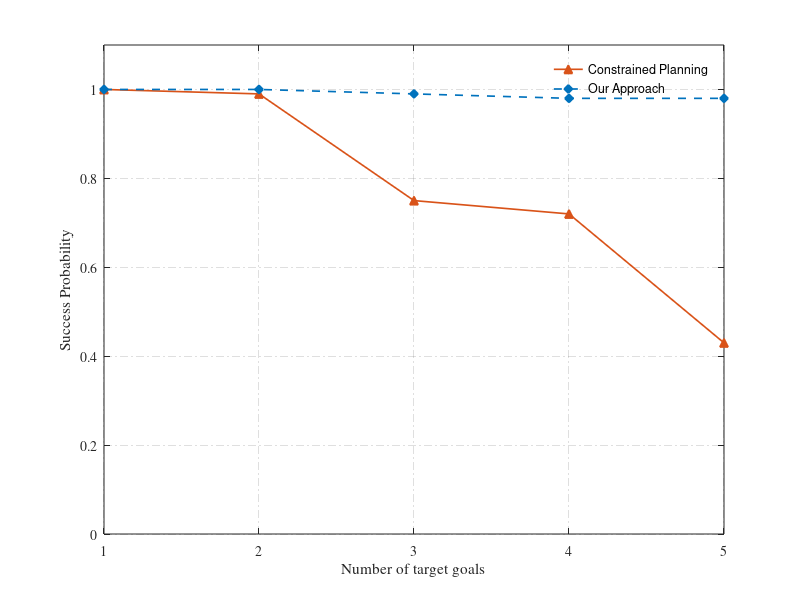

Source code (MATLAB):
figure,
layer1_success = [1,0.99,0.75,0.72,0.43];
layer2_success = [1,1,0.99,0.98,0.98];
k=[1,2,3,4,5];
plot(k,layer1_success,'-^','linewidth',1.2,'Color',[0.8500 0.3250 0.0980],'MarkerFaceColor',[0.8500 0.3250 0.0980],'MarkerEdgeColor',[0.8500 0.3250 0.0980])
hold on
plot(k,layer2_success,'--d','linewidth',1.2,'Color',[0 0.4470 0.7410],'MarkerFaceColor',[0 0.4470 0.7410],'MarkerEdgeColor',[0 0.4470 0.7410])

hlegend = legend('Constrained Planning','Our Approach');
h = xlabel({'Number of target goals'},'Fontname', 'Times New Roman');
% xlabel({'|TG|'},'Fontname', 'Times New Roman','Interpreter', 'latex');
ylabel('Success Probability','Fontname', 'Times New Roman');
set(hlegend,'box','off')
grid on
axis([1, 5, 0, 1.1])
set(gca,'gridLineStyle', '-.');
set(gca,'fontname','Times');
xlim = get(gca,'XLim');
ylim = get(gca,'YLim');
% set(h,'Position',[xlim(2)+(xlim(2)+xlim(1))*0.2,ylim(1)])
% title('Success rate with the increase of $TG$','Interpreter', 'latex');